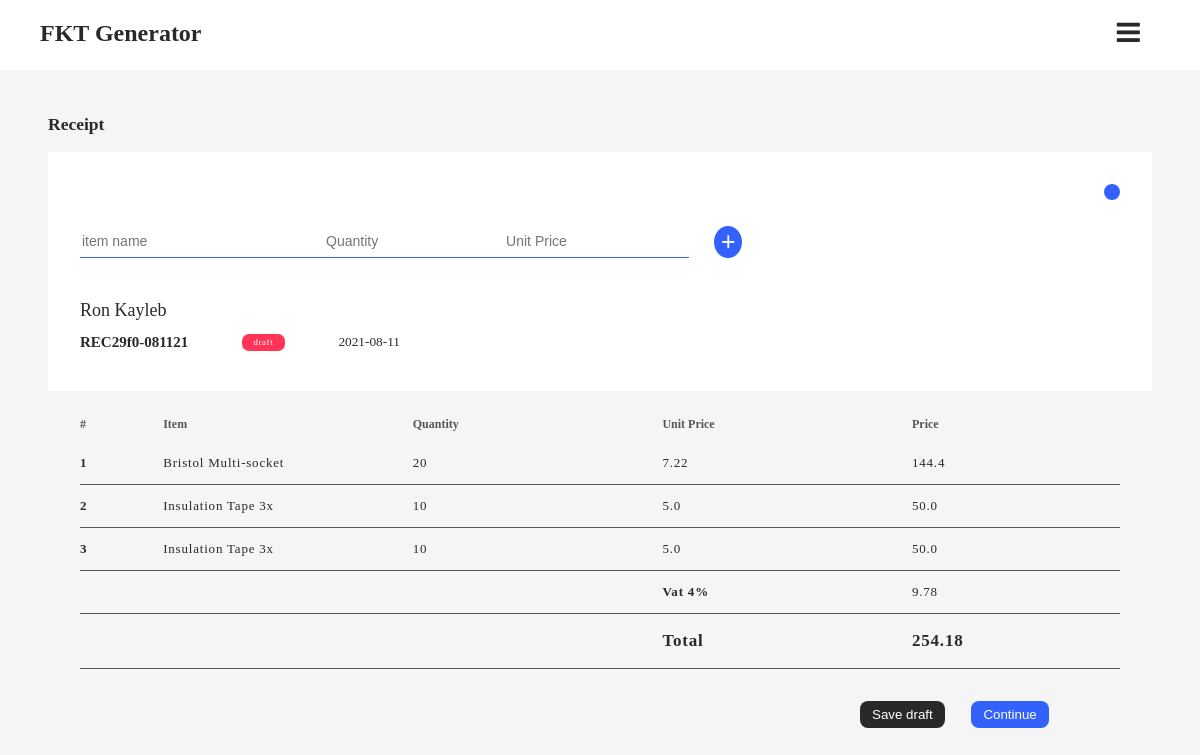
The page /form_viewer/4 (signed in) on the database its author committed.
### recapp/models.py (models this page shows, shortened)
class Ticket(db.Model):
    id = db.Column(db.Integer, primary_key=True)
    pseudo_id = db.Column(db.String, unique=True, nullable=False)
    belongs_to = db.Column(db.String, nullable=False)
    form_type = db.Column(db.String, nullable=False)
    status = db.Column(db.String, nullable=False)
    subtotal = db.Column(db.Float, nullable=False, default=0.00)
    vat = db.Column(db.Float, nullable=False, default=0.00)
    total_sum = db.Column(db.Float, nullable=False, default=0.00)
    no_items = db.Column(db.Integer, nullable=False, default=0)
    issuance_date = db.Column(
        db.DateTime, nullable=False, default=datetime.utcnow())
    items = db.relationship('Storage', backref='pocket', lazy=True)

class Storage(db.Model):
    id = db.Column(db.Integer, primary_key=True)
    item_name = db.Column(db.String, nullable=False)
    item_quantity = db.Column(db.Integer, nullable=False)
    unit_price = db.Column(db.Float, nullable=False)
    total_price = db.Column(db.Float, nullable=False)
    ticket_link = db.Column(
        db.Integer, db.ForeignKey('ticket.id'), nullable=False)

### recapp/routes.py (the view, shortened to what this page needs)
@app.route("/form_viewer/<int:ticket_id>", methods=['GET', 'POST'])
def form_viewer(ticket_id):
    call_for_view = Ticket.query.filter_by(id=ticket_id).first()
    form = Generator()
    resources = Storage.query.filter_by(
        ticket_link=ticket_id).all()
    return render_template('viewer.html', viewer=call_for_view, title=f'{call_for_view.pseudo_id}', resources=resources, form=form, count=0)

### recapp/forms.py
class Generator(FlaskForm):
    item_name = StringField(validators=[DataRequired()])
    item_quantity = IntegerField(validators=[DataRequired()])
    unit_price = FloatField(validators=[DataRequired()])
    add = SubmitField('+')

### recapp/models.py (called while the page is built)
@daimyou.user_loader
def load_user(user_id):
    return User.query.get(int(user_id))

### recapp/templates/viewer.html (shortened to what this page needs)
{% extends 'origin.html' %}
    {% block content %}
    <main role="main">
        <div class="container">
            <div class="form-type">
            {% if viewer.form_type == 'REC' %}
                <h3>Receipt</h3>
            {% else %}
                <h3>Quotation</h3>
            {% endif %}
            </div>
            <div class="plaque half-radius for-form">
                <div>
                    <li id="form-dropdown">
                        <a href="#" class="caret" id="caret">
                        </a>
                    </li>
                </div>
                <div class="form editor">
                    <form action="" class="" method="POST">
                        <div class="generator">
                            {{ form.item_name(class='top-off', id="item-name", placeholder='item name') }}
                            {{ form.item_quantity(class='top-off', id="item-quantity", placeholder='Quantity') }}
                            {{ form.unit_price(class='top-off', id="unit_price", placeholder='Unit Price') }}
                            {{ form.add(class='btn-round') }}
                        </div>
                    </form>
                </div>
                <div class="meta">
                        <div class="form-owner">
                            <p>{{ viewer.belongs_to }}</p>
                        </div>
                        <div class="meta-meta">
                            <div class="form-id">
                                <h2>{{ viewer.pseudo_id }}</h2>
                            </div>
                            <div class="status {{ viewer.status }}">
                                <small>{{ viewer.status }}</small>
                            </div>
                            <div class="date">
                                <small>{{ viewer.issuance_date.date() }}</small>
                            </div>
                        </div>
                    </div>
                </div>
                <div class="table">
                    <div class="heads">
                        <div class="row">
                            <div class="column" id="num-col">
                                <h2>#</h2>
                            </div>
                            <div class="column">
                                <h2>Item</h2>
                            </div>
                            <div class="column">
                                <h2>Quantity</h2>
                            </div>
                            <div class="column">
                                <h2>Unit Price</h2>
                            </div>
                            <div class="column">
                                <h2>Price</h2>
                            </div>
                        </div>
                    </div>
                    <div class="entries">
                         {% if resources %}
                            {% for item in resources %}
                                <div class="row">
                                    <div class="column" id="num-col">
                                        <p>{{ resources.index(item) + 1 }}</p>
                                    </div>
                                    <div class="column">
                                        <p>{{item.item_name}}</p>
                                    </div>
                                    <div class="column">
                                        <p>{{item.item_quantity}}</p>
                                    </div>
                                    <div class="column">
                                        <p>{{item.unit_price}}</p>
                                    </div>
                                    <div class="column">
                                        <p>{{item.total_price}}</p>
                                    </div>
                                </div>
                            {% endfor %}
                            <div class="row vat-row">
                                <div class="column" id="num-col"></div>
                                <div class="column"></div>
                                <div class="column"></div>
                                <div class="column" id="vat">
                                    <p>Vat 4%</p>
                                </div>
                                <div class="column" id="vat-amnt">
                                    <p>{{viewer.vat}}</p>
                                </div>
                            </div>
                            <div class="row total-row">
                                <div class="column" id="num-col"></div>
                                <div class="column rev-pseudo"></div>
                                <div class="column"></div>
                                <div class="column" id="total-tag">
                                    <p>Total</p>
                                </div>
                                <div class="column" id="total-amnt">
                                    <p>{{viewer.total_sum}}</p>
                                </div>
                            </div>
                            <div class="btn-group">
                                <button type="submit" href="{{ url_for('draftify', ticket_pseudo_id=viewer.pseudo_id) }}" class="btn btn-sec">Save draft</button>
                                <button type="submit" class="btn btn-prime">Continue</button>
                            </div>
                        {% else %}
                            <h2 style="text-align: center;">no items have been added to this form yet</h2>
                        {% endif %}
                    </div>
                </div>
            </div>
    </main>
{% endblock %}

### recapp/static/css/style.css (style rules this page uses)
* { list-style: none; box-sizing: border-box; }
:root { --white: #ffffff; --white2: #eeeeee; --white3: #f5f5f5; --black: #222222; --black2: #202020; --black3: #292929 ; --grey1: #F1F1F1; --grey2: #565656; --grey3: rgba(0, 0, 0, 0.082); --blue: #3261fc; --blue2: #214ddd; --blue3: #5f69f3; --blue4: #4f58d8; --green: #03c162; --green2: #169153; --red: #FF3457; --neutral: #ffe386; }
.light { --surface1: var(--white); --surface2: var(--white2); --surface3: var(--white3); --text1: var(--black3); --text2: var(--grey2); --text3: var(--white); --border-col:var(--blue); --border-col2: var(--blue2); --box-shadow : var(--grey3); --action1: var(--blue); --action1-active: var(--blue2); --action2: var(--black3); --action2-active: var(--black1); --plaque1: var(--green); --plaque1-active: var(--green2); --plaque2: var(--blue); --plaque2-active: var(--blue2); --surfake: linear-gradient(to right, var(--black3), var(--white2) ); }
body { margin: 0; padding: 0; background: var(--surface3); color: var(--text1); font-family: "Neue Haas Grotesk Display Pro"; transition: background 500ms ease-in-out, color 1000ms ease-in-out; }
a { color: currentColor; text-decoration: none; }
small { font-size: 70%; }
.container, .container-form { padding-top: 6em; padding-left: 3em; padding-right: 3em; }
.form-type { font-size: 15px; font-weight: light; }
.plaque { width: 100%; padding: 2em; padding-bottom: 2.5em; background: var(--surface1); margin-bottom: 4em; }
.half-radius { border-top-left-radius: 32px; border-top-right-radius: 32px; }
.status { padding: 0.2em 0.9em; border-radius: 7px; float: right; font-size: 12.6; letter-spacing: 0.6px; color: var(--text3); }
.negative, .draft { background: var(--red); }
.for-form { display: flex; flex-direction: column; padding: 0; padding-bottom: 2.5em; padding-top: 2em; margin-bottom: 1em; border-top-left-radius: 0; border-top-right-radius: 0; }
.caret { border: 2px solid var(--border-col); background: var(--border-col); border-radius: 50%; width: 1rem; height: 1rem; position: absolute; }
.caret::after { width: 100%; height: 100%; position: absolute; background: var(--border-col); z-index: 2; }
#form-dropdown { float: right; margin-bottom: 2.6em; margin-right: 3em; }
.form { padding-bottom: 2em; }
.editor { padding-bottom: 0.5em; }
.meta { margin-right: 2em; margin-left: 2em; }
.meta-meta { width: 320px; display: flex; justify-content: space-between; }
.form-owner { margin-bottom: 0.8em; }
.meta h2 { font-size: 15; display: inline; }
.meta p { font-size: 18; margin-bottom: 0.5em; }
.date { font-size: 19px; margin: 0; padding: 0; }
.generator { margin-right: 2em; margin-left: 2em; width: 60%; display: flex; justify-content: space-between; }
.top-off { border-top: transparent; border-left: transparent; border-right: transparent; border-bottom: 1.99px solid var(--border-col); border-radius: 0; background: none; color: var(--text1); font-size: 14px; }
#item-name { width: 280px; }
#item-quantity { width: 180px; }
.btn-round { padding: 0; background: var(--border-col); border: none; border-radius: 50%; height: 1.3em; width: 1.3em; margin-left: 1em; cursor: pointer; font-size: 25px; color: var(--text3); text-align: center; transition: color 0.15s ease-in-out, background-color 0.15s ease-in-out; }
.row { width: 100%; display: -ms-flexbox; display: flex; -ms-flex-wrap: wrap; }
.column { -ms-flex: 0 0 24%; flex: 0 0 24%; max-width: 24%; }
#num-col { -ms-flex: 0 0 8%; flex: 0 0 8%; max-width: 8%; font-weight: 600; }
.heads { background: var(--surface3); padding-left: 2em; padding-right: 2em; color: var(--text2); }
.entries { padding-left: 2em; padding-right: 2em; margin-bottom: 2em; }
.entries .row { border-bottom: 1px solid var(--grey2); }
.heads h2 { font-size: 12; }
.entries p { font-size: 13; letter-spacing: 0.8px; }
#vat { font-weight: 600; }
.btn-group { display: flex; padding-right: 2em; margin-left: 2em; margin-bottom: 2em; padding-top: 2em; float: right; width: 25%; }
.btn { padding: 0.44em 0.9em; color: var(--text3); border-radius: 8px; border: none; cursor: pointer; }
.btn-prime { background: var(--action1); }
.btn-sec { background: var(--action2); margin-right: 2em; }
.total-row p { font-size: 17px; font-weight: 600; }

### rows shown on the page
Ticket: belongs_to "Ron Kayleb", pseudo_id "REC29f0-081121", status "draft", issuance_date "2021-08-11", vat "9.78", total_sum "254.18"
Storage: resources "1", item_name "Bristol Multi-socket", item_quantity "20", unit_price "7.22", total_price "144.4"
Storage: resources "2", item_name "Insulation Tape 3x", item_quantity "10", unit_price "5.0", total_price "50.0"
Storage: resources "3", item_name "Insulation Tape 3x", item_quantity "10", unit_price "5.0", total_price "50.0"
